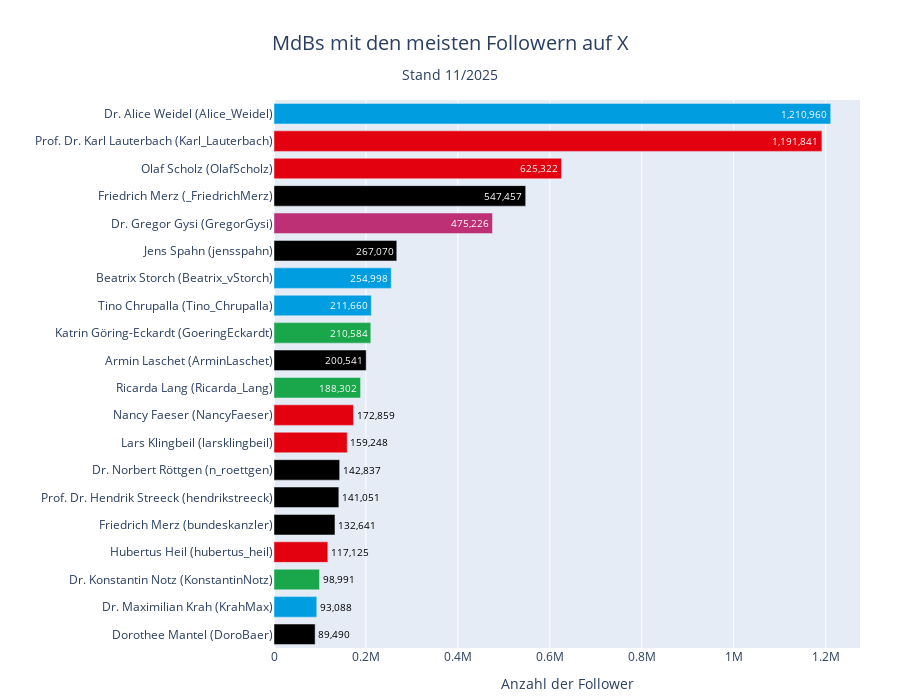

Source (notebook cell):
### Code cell
plot_party_hbar(
    df_profiles, 
    'username', 
    'followers_count', 
    top_n=20, 
    title='MdBs mit den meisten Followern auf X',
    x_label='Anzahl der Follower',
    save_name="top20_followers",
)

### Figure 1 — Plotly figure (JSON) as saved in the notebook; plotly's stock layout.template omitted (floating-point values rounded to 4 significant figures)
{"data": [{"cliponaxis": false, "customdata": [["AFD", "Alice_Weidel", "Dr. Alice Weidel"], ["SPD", "Karl_Lauterbach", "Prof. Dr. Karl Lauterbach"], ["SPD", "OlafScholz", "Olaf Scholz"], ["CDU/CSU", "_FriedrichMerz", "Friedrich Merz"], ["DIE LINKE.", "GregorGysi", "Dr. Gregor Gysi"], ["CDU/CSU", "jensspahn", "Jens Spahn"], ["AFD", "Beatrix_vStorch", "Beatrix Storch"], ["AFD", "Tino_Chrupalla", "Tino Chrupalla"], ["BÜNDNIS 90/DIE GRÜNEN", "GoeringEckardt", "Katrin Göring-Eckardt"], ["CDU/CSU", "ArminLaschet", "Armin Laschet"], ["BÜNDNIS 90/DIE GRÜNEN", "Ricarda_Lang", "Ricarda Lang"], ["SPD", "NancyFaeser", "Nancy Faeser"], ["SPD", "larsklingbeil", "Lars Klingbeil"], ["CDU/CSU", "n_roettgen", "Dr. Norbert Röttgen"], ["CDU/CSU", "hendrikstreeck", "Prof. Dr. Hendrik Streeck"], ["CDU/CSU", "bundeskanzler", "Friedrich Merz"], ["SPD", "hubertus_heil", "Hubertus Heil"], ["BÜNDNIS 90/DIE GRÜNEN", "KonstantinNotz", "Dr. Konstantin Notz"], ["AFD", "KrahMax", "Dr. Maximilian Krah"], ["CDU/CSU", "DoroBaer", "Dorothee Mantel"]], "hovertemplate": "Name: %{customdata[2]} (%{customdata[1]})<br>Anzahl der Follower: %{x:,.0f}<br>partei_kurz: %{customdata[0]}<extra></extra>", "insidetextanchor": "end", "marker": {"color": ["#009EE0", "#E3000F", "#E3000F", "#000000", "#BE3075", "#000000", "#009EE0", "#009EE0", "#1AA64A", "#000000", "#1AA64A", "#E3000F", "#E3000F", "#000000", "#000000", "#000000", "#E3000F", "#1AA64A", "#009EE0", "#000000"]}, "orientation": "h", "text": ["1,210,960", "1,191,841", "625,322", "547,457", "475,226", "267,070", "254,998", "211,660", "210,584", "200,541", "188,302", "172,859", "159,248", "142,837", "141,051", "132,641", "117,125", "98,991", "93,088", "89,490"], "textfont": {"color": ["#FFFFFF", "#FFFFFF", "#FFFFFF", "#FFFFFF", "#FFFFFF", "#FFFFFF", "#FFFFFF", "#FFFFFF", "#FFFFFF", "#FFFFFF", "#FFFFFF", "#000000", "#000000", "#000000", "#000000", "#000000", "#000000", "#000000", "#000000", "#000000"]}, "textposition": ["inside", "inside", "inside", "inside", "inside", "inside", "inside", "inside", "inside", "inside", "inside", "outside", "outside", "outside", "outside", "outside", "outside", "outside", "outside", "outside"], "texttemplate": "%{text}", "type": "bar", "x": [1210960, 1191841, 625322, 547457, 475226, 267070, 254998, 211660, 210584, 200541, 188302, 172859, 159248, 142837, 141051, 132641, 117125, 98991, 93088, 89490], "y": ["Dr. Alice Weidel (Alice_Weidel)", "Prof. Dr. Karl Lauterbach (Karl_Lauterbach)", "Olaf Scholz (OlafScholz)", "Friedrich Merz (_FriedrichMerz)", "Dr. Gregor Gysi (GregorGysi)", "Jens Spahn (jensspahn)", "Beatrix Storch (Beatrix_vStorch)", "Tino Chrupalla (Tino_Chrupalla)", "Katrin Göring-Eckardt (GoeringEckardt)", "Armin Laschet (ArminLaschet)", "Ricarda Lang (Ricarda_Lang)", "Nancy Faeser (NancyFaeser)", "Lars Klingbeil (larsklingbeil)", "Dr. Norbert Röttgen (n_roettgen)", "Prof. Dr. Hendrik Streeck (hendrikstreeck)", "Friedrich Merz (bundeskanzler)", "Hubertus Heil (hubertus_heil)", "Dr. Konstantin Notz (KonstantinNotz)", "Dr. Maximilian Krah (KrahMax)", "Dorothee Mantel (DoroBaer)"]}], "layout": {"bargap": 0.25, "height": 700, "margin": {"b": 10, "l": 10, "r": 40, "t": 100}, "title": {"font": {"size": 20}, "text": "MdBs mit den meisten Followern auf X<br><sub style='font-size:0.85em; line-height:0.5;'>Stand 11/2025</sub>", "x": 0.5, "xanchor": "center", "yanchor": "top", "yref": "container"}, "uniformtext": {"minsize": 8, "mode": "show"}, "xaxis": {"title": {"text": "Anzahl der Follower"}}, "yaxis": {"categoryarray": ["Dorothee Mantel (DoroBaer)", "Dr. Maximilian Krah (KrahMax)", "Dr. Konstantin Notz (KonstantinNotz)", "Hubertus Heil (hubertus_heil)", "Friedrich Merz (bundeskanzler)", "Prof. Dr. Hendrik Streeck (hendrikstreeck)", "Dr. Norbert Röttgen (n_roettgen)", "Lars Klingbeil (larsklingbeil)", "Nancy Faeser (NancyFaeser)", "Ricarda Lang (Ricarda_Lang)", "Armin Laschet (ArminLaschet)", "Katrin Göring-Eckardt (GoeringEckardt)", "Tino Chrupalla (Tino_Chrupalla)", "Beatrix Storch (Beatrix_vStorch)", "Jens Spahn (jensspahn)", "Dr. Gregor Gysi (GregorGysi)", "Friedrich Merz (_FriedrichMerz)", "Olaf Scholz (OlafScholz)", "Prof. Dr. Karl Lauterbach (Karl_Lauterbach)", "Dr. Alice Weidel (Alice_Weidel)"], "categoryorder": "array", "title": {"text": ""}}}}
